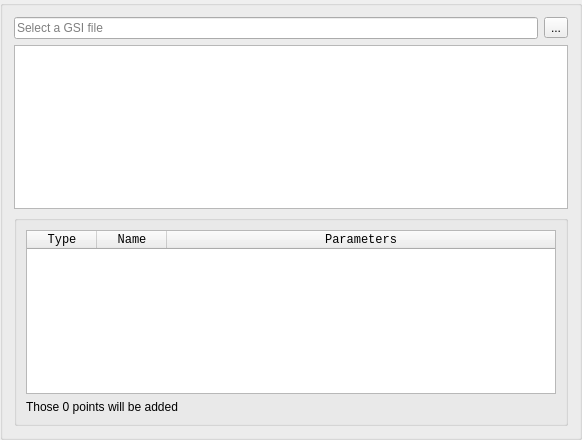
<?xml version="1.0" encoding="UTF-8"?>
<ui version="4.0">
 <class>TT_GroupBoxImportGsi</class>
 <widget class="QGroupBox" name="TT_GroupBoxImportGsi">
  <property name="geometry">
   <rect>
    <x>0</x>
    <y>0</y>
    <width>582</width>
    <height>440</height>
   </rect>
  </property>
  <property name="windowTitle">
   <string>GroupBox</string>
  </property>
  <layout class="QVBoxLayout" name="verticalLayout">
   <item>
    <widget class="QFrame" name="fr_file">
     <property name="sizePolicy">
      <sizepolicy hsizetype="Preferred" vsizetype="Preferred">
       <horstretch>0</horstretch>
       <verstretch>0</verstretch>
      </sizepolicy>
     </property>
     <layout class="QHBoxLayout" name="horizontalLayout_3">
      <property name="leftMargin">
       <number>0</number>
      </property>
      <property name="topMargin">
       <number>0</number>
      </property>
      <property name="rightMargin">
       <number>0</number>
      </property>
      <property name="bottomMargin">
       <number>0</number>
      </property>
      <item>
       <widget class="QLineEdit" name="le_file">
        <property name="readOnly">
         <bool>true</bool>
        </property>
        <property name="placeholderText">
         <string>Select a GSI file</string>
        </property>
       </widget>
      </item>
      <item>
       <widget class="QToolButton" name="tb_open">
        <property name="text">
         <string>...</string>
        </property>
        <property name="icon">
         <iconset theme="QIcon::ThemeIcon::DocumentOpen"/>
        </property>
        <property name="iconSize">
         <size>
          <width>24</width>
          <height>24</height>
         </size>
        </property>
       </widget>
      </item>
     </layout>
    </widget>
   </item>
   <item>
    <widget class="QListWidget" name="lw_preview">
     <property name="font">
      <font>
       <family>Monospace</family>
       <pointsize>8</pointsize>
      </font>
     </property>
     <property name="selectionMode">
      <enum>QAbstractItemView::SelectionMode::NoSelection</enum>
     </property>
    </widget>
   </item>
   <item>
    <widget class="QGroupBox" name="gb_points">
     <layout class="QVBoxLayout" name="verticalLayout_4">
      <item>
       <widget class="QTableWidget" name="tw_points">
        <property name="font">
         <font>
          <family>Monospace</family>
          <pointsize>8</pointsize>
         </font>
        </property>
        <property name="editTriggers">
         <set>QAbstractItemView::EditTrigger::NoEditTriggers</set>
        </property>
        <property name="selectionMode">
         <enum>QAbstractItemView::SelectionMode::NoSelection</enum>
        </property>
        <property name="horizontalScrollMode">
         <enum>QAbstractItemView::ScrollMode::ScrollPerPixel</enum>
        </property>
        <attribute name="horizontalHeaderDefaultSectionSize">
         <number>70</number>
        </attribute>
        <attribute name="horizontalHeaderStretchLastSection">
         <bool>true</bool>
        </attribute>
        <column>
         <property name="text">
          <string>Type</string>
         </property>
         <property name="font">
          <font>
           <pointsize>9</pointsize>
           <bold>false</bold>
          </font>
         </property>
        </column>
        <column>
         <property name="text">
          <string>Name</string>
         </property>
         <property name="font">
          <font>
           <pointsize>9</pointsize>
          </font>
         </property>
        </column>
        <column>
         <property name="text">
          <string>Parameters</string>
         </property>
         <property name="font">
          <font>
           <pointsize>9</pointsize>
          </font>
         </property>
        </column>
       </widget>
      </item>
      <item>
       <widget class="QLabel" name="lb_nbPoints">
        <property name="text">
         <string>Those 0 points will be added</string>
        </property>
       </widget>
      </item>
     </layout>
    </widget>
   </item>
  </layout>
 </widget>
 <resources/>
 <connections>
  <connection>
   <sender>tb_open</sender>
   <signal>pressed()</signal>
   <receiver>TT_GroupBoxImportGsi</receiver>
   <slot>slot_tbOpenPressed()</slot>
   <hints>
    <hint type="sourcelabel">
     <x>553</x>
     <y>30</y>
    </hint>
    <hint type="destinationlabel">
     <x>290</x>
     <y>219</y>
    </hint>
   </hints>
  </connection>
 </connections>
 <slots>
  <slot>slot_tbOpenPressed()</slot>
 </slots>
</ui>
